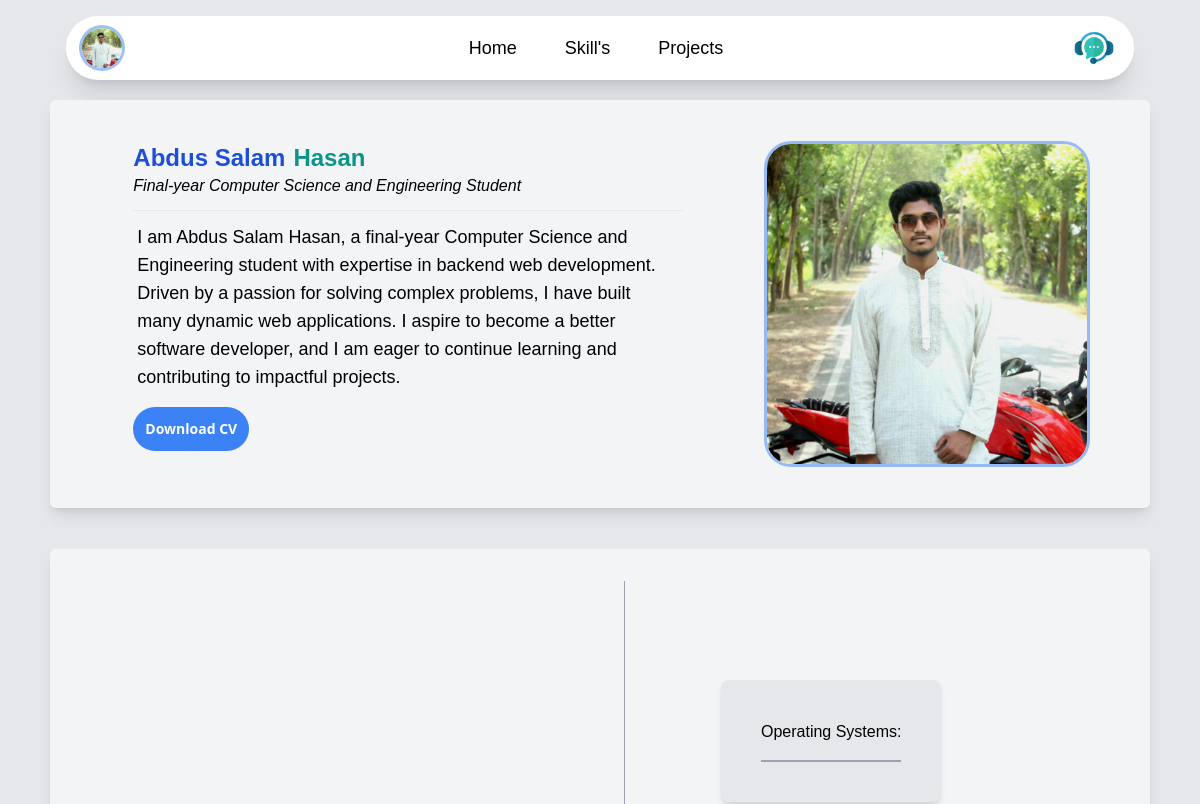
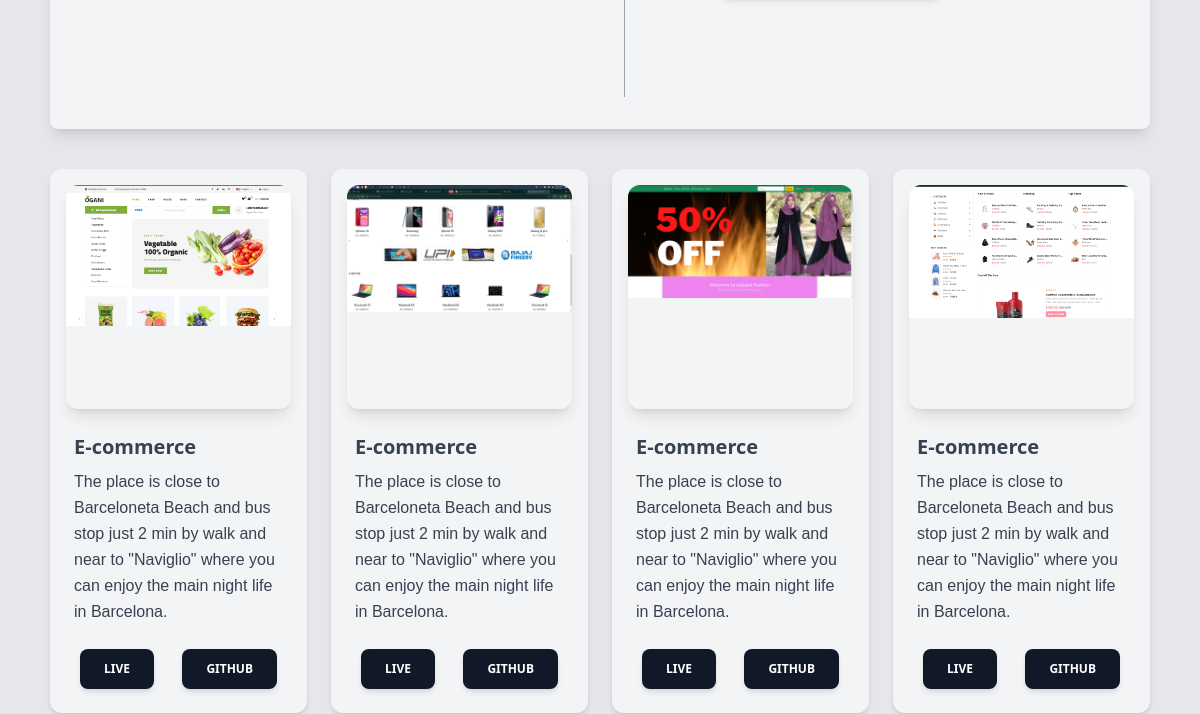
/ (upper part), run on an earlier commit of the app's database (2 pictures, top to bottom).
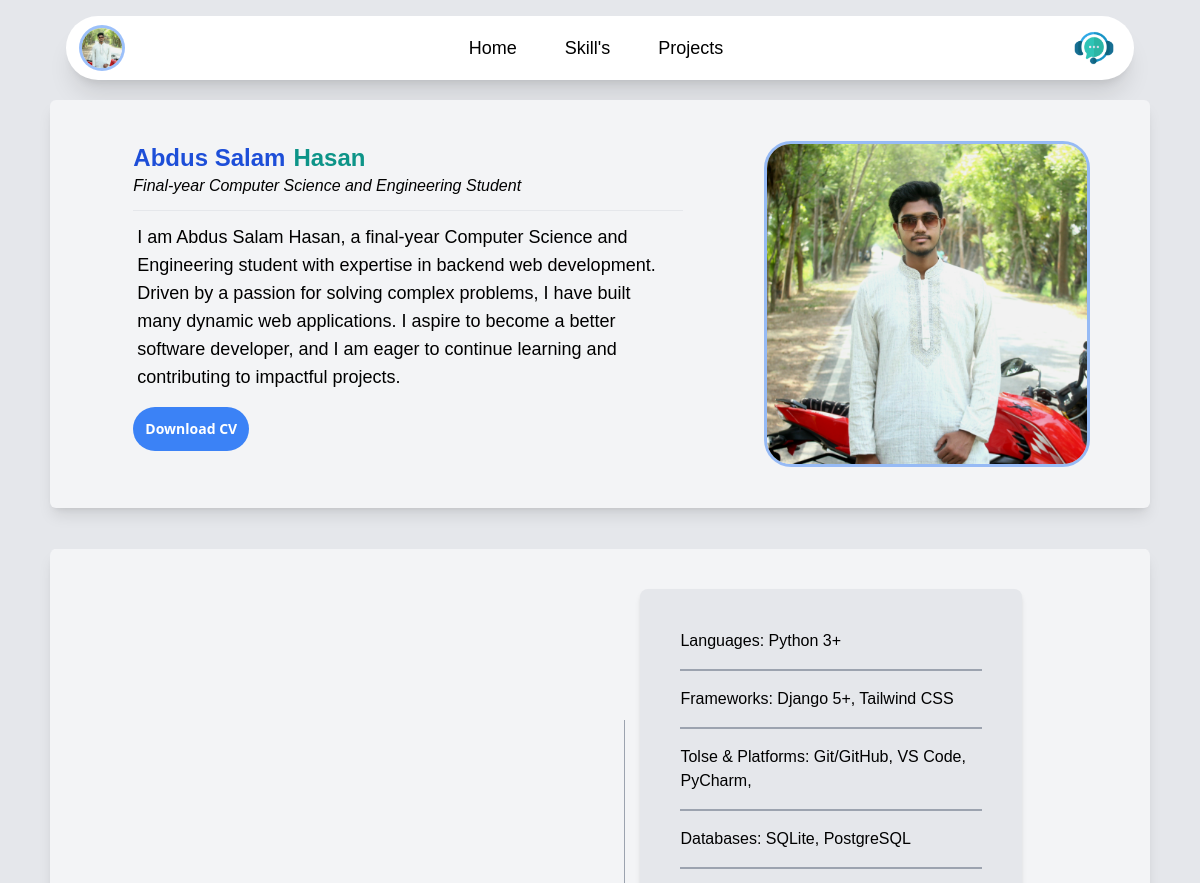
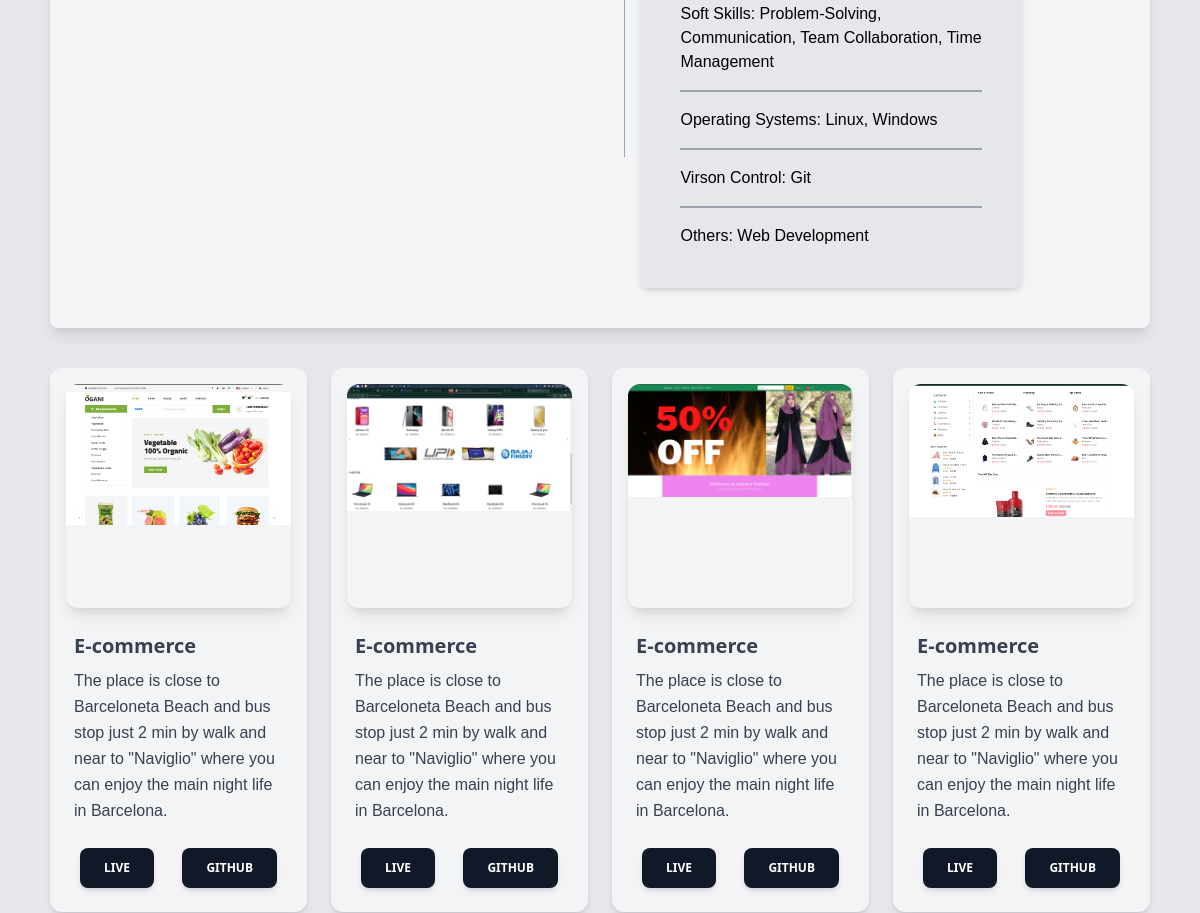
And on a later commit of the database (2 pictures, top to bottom).
### main/models.py (models this page shows, shortened)
class About(models.Model):
    first_name = models.CharField(max_length=200)
    last_name = models.CharField(max_length=200)
    email = models.EmailField(max_length=200, blank=True, null= True)
    phone = models.CharField(max_length=100, blank=True, null=True)
    education = models.CharField(max_length=400)
    description = models.TextField()
    CV = models.FileField(upload_to='cv')
    image = models.ImageField(upload_to='profile')

class Skill(models.Model):
    programming_languages = models.CharField(max_length=500, blank=True, null=True)
    frameworks = models.CharField(max_length=500, blank=True, null=True)
    tolse_and_platforms = models.CharField(max_length=500, blank=True, null=True)
    databases = models.CharField(max_length=500, blank=True, null=True)
    cloud_and_devops = models.CharField(max_length=500, blank=True, null=True)
    soft_skills = models.CharField(max_length=500, blank=True, null=True)
    operating_systems = models.CharField(max_length=500, blank=True, null=True)
    version_control = models.CharField(max_length=500, blank=True, null=True)
    testing = models.CharField(max_length=500, blank=True, null=True)
    others = models.CharField(max_length=900, blank=True, null=True)

### main/views.py (the view)
# urls.py: path('', views.HomeView, name='home'),
def HomeView(request):
    if request.method == 'POST':
        form = ContactModelForm(request.POST)
        if form.is_valid():
            subject = 'New message from Portfolio'
            message_body = form.cleaned_data['message']
            from_email = form.cleaned_data['email']
            sender_name = form.cleaned_data['name']  # Assuming you have a 'name' field in your form
            recipient_list = ['hasantechninja@gmail.com']
            message = f"Sender Name: {sender_name}\nSender Email: {from_email}\n\nMessage:\n{message_body}"
            send_mail(subject, message, from_email, recipient_list, fail_silently=False)
            messages.success(request, 'Successfully sent your message!')
            return redirect('home')
    else:
        form = ContactModelForm()
    about = About.objects.last()
    skill = Skill.objects.last()
    SkillImages = SkillImage.objects.all()
    experience = Experience.objects.all()
    data = Footer.objects.all()
    today = date.today()
    year = today.year
    context = {
        'about':about,
        'form':form,
        'data':data,
        'skill':skill,
        'skimg': SkillImages,
        'experience':experience,
        'year':year
    }
    return render(request, 'home.html', context)

### main/templates/home.html (shortened to what this page needs)
{% extends "base.html" %}
{% load static %}
{% block content %}
    <div class="mb-10 lg:w-11/12 xl:w-11/12 mx-auto mt-5">
        <div id='home' class='m-2 md:flex lg:flex sm:justify-center lg:justify-evenly lg:items-center sm:mt-2 md:mx-6 lg:mx-auto md:mt-2 shadow-sm sm:shadow-md md:shadow-lg lg:shadow-lg rounded-md bg-gray-100 py-8'>
            <div class='md:w-1/2 lg:w-1/2 sm:mx-5 lg:mx-5'>
                <div class='text-2xl font-bold flex justify-center items-center space-x-2 sm:justify-normal lg:justify-normal'>
                    <h2 class='text-blue-700'>{{about.first_name}}</h2>
                    <h2 class='text-teal-600'>{{about.last_name}}</h2>
                </div>
                <div class='text-center sm:justify-normal lg:justify-normal flex font'><i>{{about.education}}</i></div>
                <hr class='my-1 sm:my-3 lg:my-3'>
                <div class='mx-1 text-sm sm:text-base md:text-lg lg:text-lg'>
                    {{about.description}}
                </div>
                <div class='flex justify-center md:justify-start lg:justify-start'>
                    <button class='mt-2 bg-blue-500 hover:bg-blue-600 text-white rounded-full p-2 sm:p-3 font-sans font-bold text-xs sm:text-sm my-2 sm:my-4'>
                        <a href="{{about.CV.url}}" target="_blank" class='block'>Download CV</a>
                    </button>
                </div>
            </div>
            <div class='flex justify-center my-3'><img class='rounded-full size-52 md:size-60 lg:size-80 sm:rounded-3xl lg:rounded-3xl ring sm:ring md:aria-hidden:ring' src="{{about.image.url}}" alt=""></div>
        </div>
    </div>
<div class='mx-2 md:mx-6 shadow-lg mt-6 rounded-lg bg-gray-100 mb-10 lg:w-11/12 xl:w-11/12 lg:mx-auto xl:mx-auto'>
    <hr>
    <div class='mx-2 flex flex-col md:flex md:flex-row lg:flex lg:flex-row md:justify-around md:items-center lg:justify-around lg:items-center lg:mx-32 py-8 '>
            <div class='md:w-1/2 lg:w-1/2 py-2 flex justify-center items-center'>
                <ul class='bg-gray-200 p-4 rounded-lg shadow-md md:text-md lg:text-md md:p-6 lg:p-10 space-y-4'>
                    {% if skill.programming_languages %}
                        <li>Languages: {{ skill.programming_languages }}</li>
                        <hr class="border-t-2 border-gray-400">
                    {% endif %}
                    {% if skill.frameworks %}
                        <li>Frameworks: {{ skill.frameworks }}</li>
                        <hr class="border-t-2 border-gray-400">
                    {% endif %}
                    {% if skill.tolse_and_platforms %}
                        <li>Tolse & Platforms: {{ skill.tolse_and_platforms }}</li>
                        <hr class="border-t-2 border-gray-400">
                    {% endif %}
                    {% if skill.databases %}
                        <li>Databases: {{ skill.databases }}</li>
                        <hr class="border-t-2 border-gray-400">
                    {% endif %}
                    {% if skill.soft_skills %}
                        <li>Soft Skills: {{ skill.soft_skills }}</li>
                        <hr class="border-t-2 border-gray-400">
                    {% endif %}
                    <li>Operating Systems: {{ skill.operating_systems }}</li>
                    <hr class="border-t-2 border-gray-400">
                    {% if skill.version_control %}
                        <li>Virson Control: {{ skill.version_control }}</li>
                        <hr class="border-t-2 border-gray-400">
                    {% endif %}
                    {% if skill.others %}
                        <li>Others: {{ skill.others }}</li>
                    {% endif %}
                </ul>
        </div>
    </div>
</div>
<div class='grid grid-cols-1 md:grid-cols-2 lg:grid-cols-4 gap-6 md:mx-6 lg:w-11/12 xl:w-11/12 lg:mx-auto xl:mx-auto'>
    <div class="relative flex flex-col text-gray-700 bg-gray-100 shadow-md bg-clip-border rounded-xl w-full">
        <div class="relative h-56 mx-4 mt-4 overflow-hidden text-white shadow-lg bg-clip-border rounded-xl bg-blue-gray-500 shadow-blue-gray-500/40">
            <img src="{% static "image/ogani.png" %}" alt="card-image" />
        </div>
        <div class="p-6">
            <h5 class="block mb-2 font-sans text-xl antialiased font-semibold leading-snug tracking-normal text-blue-gray-900">
                E-commerce
            </h5>
            <p class="block text-base antialiased font-light leading-relaxed text-inherit">
                The place is close to Barceloneta Beach and bus stop just 2 min by walk and near to "Naviglio" where you can enjoy the main night life in Barcelona.
            </p>
        </div>
        <div class="p-6 pt-0 text-center space-x-2 md:space-x-4 lg:space-x-6">
            <button class="align-middle select-none font-sans font-bold text-center uppercase transition-all disabled:opacity-50 disabled:shadow-none disabled:pointer-events-none text-xs py-3 px-6 rounded-lg bg-gray-900 text-white shadow-md shadow-gray-900/10 hover:shadow-lg hover:shadow-gray-900/20 focus:opacity-[0.85] focus:shadow-none active:opacity-[0.85] active:shadow-none" type="button"><a href="#" target="_blank">Live</a></button>
            <button class="align-middle select-none font-sans font-bold text-center uppercase transition-all disabled:opacity-50 disabled:shadow-none disabled:pointer-events-none text-xs py-3 px-6 rounded-lg bg-gray-900 text-white shadow-md shadow-gray-900/10 hover:shadow-lg hover:shadow-gray-900/20 focus:opacity-[0.85] focus:shadow-none active:opacity-[0.85] active:shadow-none" type="button"><a href="https://github.com/Hasan-TechNinja/Ogani.git" target="_blank">GitHub</a></button>
        </div>
    </div>
    <div class="relative flex flex-col text-gray-700 bg-gray-100 shadow-md bg-clip-border rounded-xl w-full">
        <div class="relative h-56 mx-4 mt-4 overflow-hidden text-white shadow-lg bg-clip-border rounded-xl bg-blue-gray-500 shadow-blue-gray-500/40">
            <img src="{% static "image/shopping.png" %}" alt="card-image" />
        </div>
        <div class="p-6">
            <h5 class="block mb-2 font-sans text-xl antialiased font-semibold leading-snug tracking-normal text-blue-gray-900">
                E-commerce
            </h5>
            <p class="block text-base antialiased font-light leading-relaxed text-inherit">
                The place is close to Barceloneta Beach and bus stop just 2 min by walk and near to "Naviglio" where you can enjoy the main night life in Barcelona.
            </p>
        </div>
        <div class="p-6 pt-0 text-center space-x-2 md:space-x-4 lg:space-x-6">
            <button class="align-middle select-none font-sans font-bold text-center uppercase transition-all disabled:opacity-50 disabled:shadow-none disabled:pointer-events-none text-xs py-3 px-6 rounded-lg bg-gray-900 text-white shadow-md shadow-gray-900/10 hover:shadow-lg hover:shadow-gray-900/20 focus:opacity-[0.85] focus:shadow-none active:opacity-[0.85] active:shadow-none" type="button">Live</button>
            <button class="align-middle select-none font-sans font-bold text-center uppercase transition-all disabled:opacity-50 disabled:shadow-none disabled:pointer-events-none text-xs py-3 px-6 rounded-lg bg-gray-900 text-white shadow-md shadow-gray-900/10 hover:shadow-lg hover:shadow-gray-900/20 focus:opacity-[0.85] focus:shadow-none active:opacity-[0.85] active:shadow-none" type="button">GitHub</button>
        </div>
    </div>
    <div class="relative flex flex-col text-gray-700 bg-gray-100 shadow-md bg-clip-border rounded-xl w-full">
        <div class="relative h-56 mx-4 mt-4 overflow-hidden text-white shadow-lg bg-clip-border rounded-xl bg-blue-gray-500 shadow-blue-gray-500/40">
            <img src="{% static "image/Ecommerce.png" %}" alt="card-image" />
        </div>
        <div class="p-6">
            <h5 class="block mb-2 font-sans text-xl antialiased font-semibold leading-snug tracking-normal text-blue-gray-900">
                E-commerce
            </h5>
            <p class="block text-base antialiased font-light leading-relaxed text-inherit">
                The place is close to Barceloneta Beach and bus stop just 2 min by walk and near to "Naviglio" where you can enjoy the main night life in Barcelona.
            </p>
        </div>
        <div class="p-6 pt-0 text-center space-x-2 md:space-x-4 lg:space-x-6">
            <button class="align-middle select-none font-sans font-bold text-center uppercase transition-all disabled:opacity-50 disabled:shadow-none disabled:pointer-events-none text-xs py-3 px-6 rounded-lg bg-gray-900 text-white shadow-md shadow-gray-900/10 hover:shadow-lg hover:shadow-gray-900/20 focus:opacity-[0.85] focus:shadow-none active:opacity-[0.85] active:shadow-none" type="button">Live</button>
            <button class="align-middle select-none font-sans font-bold text-center uppercase transition-all disabled:opacity-50 disabled:shadow-none disabled:pointer-events-none text-xs py-3 px-6 rounded-lg bg-gray-900 text-white shadow-md shadow-gray-900/10 hover:shadow-lg hover:shadow-gray-900/20 focus:opacity-[0.85] focus:shadow-none active:opacity-[0.85] active:shadow-none" type="button"><a href="https://github.com/Hasan-TechNinja/Ecommerce.git" target="_blank">GitHub</a></button>
        </div>
    </div>
    <div class="relative flex flex-col text-gray-700 bg-gray-100 shadow-md bg-clip-border rounded-xl w-full">
        <div class="relative h-56 mx-4 mt-4 overflow-hidden text-white shadow-lg bg-clip-border rounded-xl bg-blue-gray-500 shadow-blue-gray-500/40">
            <img src="{% static "image/shop.png" %}" alt="card-image" />
        </div>
        <div class="p-6">
            <h5 class="block mb-2 font-sans text-xl antialiased font-semibold leading-snug tracking-normal text-blue-gray-900">
                E-commerce
            </h5>
            <p class="block text-base antialiased font-light leading-relaxed text-inherit">
                The place is close to Barceloneta Beach and bus stop just 2 min by walk and near to "Naviglio" where you can enjoy the main night life in Barcelona.
            </p>
        </div>
        <div class="p-6 pt-0 text-center space-x-2 md:space-x-4 lg:space-x-6">
            <button class="align-middle select-none font-sans font-bold text-center uppercase transition-all disabled:opacity-50 disabled:shadow-none disabled:pointer-events-none text-xs py-3 px-6 rounded-lg bg-gray-900 text-white shadow-md shadow-gray-900/10 hover:shadow-lg hover:shadow-gray-900/20 focus:opacity-[0.85] focus:shadow-none active:opacity-[0.85] active:shadow-none" type="button">Live</button>
            <button class="align-middle select-none font-sans font-bold text-center uppercase transition-all disabled:opacity-50 disabled:shadow-none disabled:pointer-events-none text-xs py-3 px-6 rounded-lg bg-gray-900 text-white shadow-md shadow-gray-900/10 hover:shadow-lg hover:shadow-gray-900/20 focus:opacity-[0.85] focus:shadow-none active:opacity-[0.85] active:shadow-none" type="button"><a href="https://github.com/Hasan-TechNinja/Shopping.git" target="_blank">GitHub</a></button>
        </div>
    </div>
</div>
{% endblock content %}

### main/templates/base.html (shortened to what this page needs)
<!DOCTYPE html>
{% load static %} {% load static tailwind_tags %}
<html lang="en">
  <head>
    <link rel="stylesheet" href="{% static "css/style.css" %}">
    {% tailwind_css %}
  </head>
  <body class="bg-gray-200 " id='about'>
    <div class='lg:w-11/12 lg:mx-auto'>
      <nav
        class="bg-white md:rounded-full lg:rounded-full justify-center items-center py-3 shadow-xl md:mx-4 lg:mx-4 mt-4">
        <div class="flex justify-between mx-3 items-center text-lg">
          <ul>
            <li><a href="#"><img class='size-10 rounded-full ring md:mx-1' src="{{ about.image.url }}" alt="Logo"></a></li>
          </ul>
          <ul class="flex space-x-1 sm:space-x-8 lg:space-x-12 text-sm sm:text-lg md:text-lg lg:text-lg">
            <li><a class='hover:text-[rgba(255,0,0,1.0)] mx-0 md:mx-0 lg:mx-0' href="#home">Home</a></li>
            <li><a class='hover:text-[rgba(255,0,0,1.0)] mx-2 md:mx-0 lg:mx-0' href="#skill">Skill's</a></li>
            <li><a class='hover:text-[rgba(255,0,0,1.0)] mx-2 md:mx-0 lg:mx-0' href="#project">Projects</a></li>
          </ul>
          <ul class="flex space-x-2 md:mx-2 lg:m2-4 sm:mx-2">
            <li><a href="#contact"><img class='size-10' src="{% static "image/contact.png" %}" alt=""></a></li>
          </ul>
        </div>
      </nav>
    </div>
     {% block content %}{% endblock content %}
  </body>
</html>

### main/static/css/style.css (style rules this page uses)
body { font-family: 'Overlock', sans-serif; scroll-behavior: smooth; }
html { scroll-behavior: smooth; }

What changed in the data, as far as the page shows it:
added Skill: programming_languages "Python 3+", frameworks "Django 5+, Tailwind CSS", tolse_and_platforms "Git/GitHub, VS Code, PyCharm,", databases "SQLite, PostgreSQL", soft_skills "Problem-Solving, Communication, Team Collaboration, Time Management", operating_systems "Linux, Windows", version_control "Git", others "Web Development"
Also different on the page:
text now shown: "Languages: Frameworks: Tolse & Platforms: Databases: Soft Skills: Virson Control: Others:"
